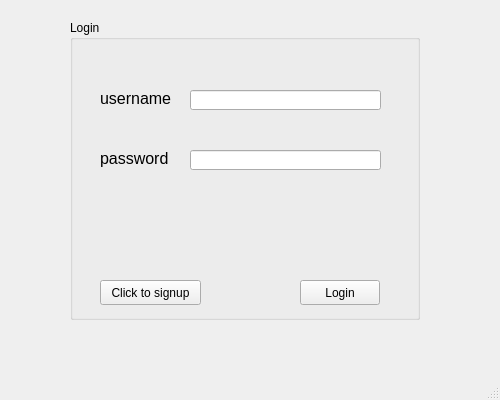
<?xml version="1.0" encoding="UTF-8"?>
<ui version="4.0">
 <class>MainWindow</class>
 <widget class="QMainWindow" name="MainWindow">
  <property name="geometry">
   <rect>
    <x>0</x>
    <y>0</y>
    <width>500</width>
    <height>400</height>
   </rect>
  </property>
  <property name="windowTitle">
   <string>MainWindow</string>
  </property>
  <widget class="QWidget" name="centralwidget">
   <widget class="QGroupBox" name="groupBox">
    <property name="geometry">
     <rect>
      <x>70</x>
      <y>20</y>
      <width>350</width>
      <height>300</height>
     </rect>
    </property>
    <property name="title">
     <string>Login</string>
    </property>
    <widget class="QPushButton" name="loginButton">
     <property name="geometry">
      <rect>
       <x>230</x>
       <y>260</y>
       <width>80</width>
       <height>25</height>
      </rect>
     </property>
     <property name="text">
      <string>Login</string>
     </property>
    </widget>
    <widget class="QPushButton" name="goToSignupButton">
     <property name="geometry">
      <rect>
       <x>30</x>
       <y>260</y>
       <width>101</width>
       <height>25</height>
      </rect>
     </property>
     <property name="text">
      <string>Click to signup</string>
     </property>
    </widget>
    <widget class="QLabel" name="label">
     <property name="geometry">
      <rect>
       <x>30</x>
       <y>70</y>
       <width>81</width>
       <height>17</height>
      </rect>
     </property>
     <property name="font">
      <font>
       <pointsize>12</pointsize>
      </font>
     </property>
     <property name="text">
      <string>username</string>
     </property>
    </widget>
    <widget class="QLineEdit" name="usernameInput">
     <property name="geometry">
      <rect>
       <x>120</x>
       <y>70</y>
       <width>191</width>
       <height>20</height>
      </rect>
     </property>
    </widget>
    <widget class="QLabel" name="label_2">
     <property name="geometry">
      <rect>
       <x>30</x>
       <y>130</y>
       <width>81</width>
       <height>17</height>
      </rect>
     </property>
     <property name="font">
      <font>
       <pointsize>12</pointsize>
      </font>
     </property>
     <property name="text">
      <string>password</string>
     </property>
    </widget>
    <widget class="QLineEdit" name="passwordInput">
     <property name="geometry">
      <rect>
       <x>120</x>
       <y>130</y>
       <width>191</width>
       <height>20</height>
      </rect>
     </property>
    </widget>
   </widget>
  </widget>
  <widget class="QMenuBar" name="menubar">
   <property name="geometry">
    <rect>
     <x>0</x>
     <y>0</y>
     <width>500</width>
     <height>22</height>
    </rect>
   </property>
  </widget>
  <widget class="QStatusBar" name="statusbar"/>
 </widget>
 <resources/>
 <connections/>
</ui>
